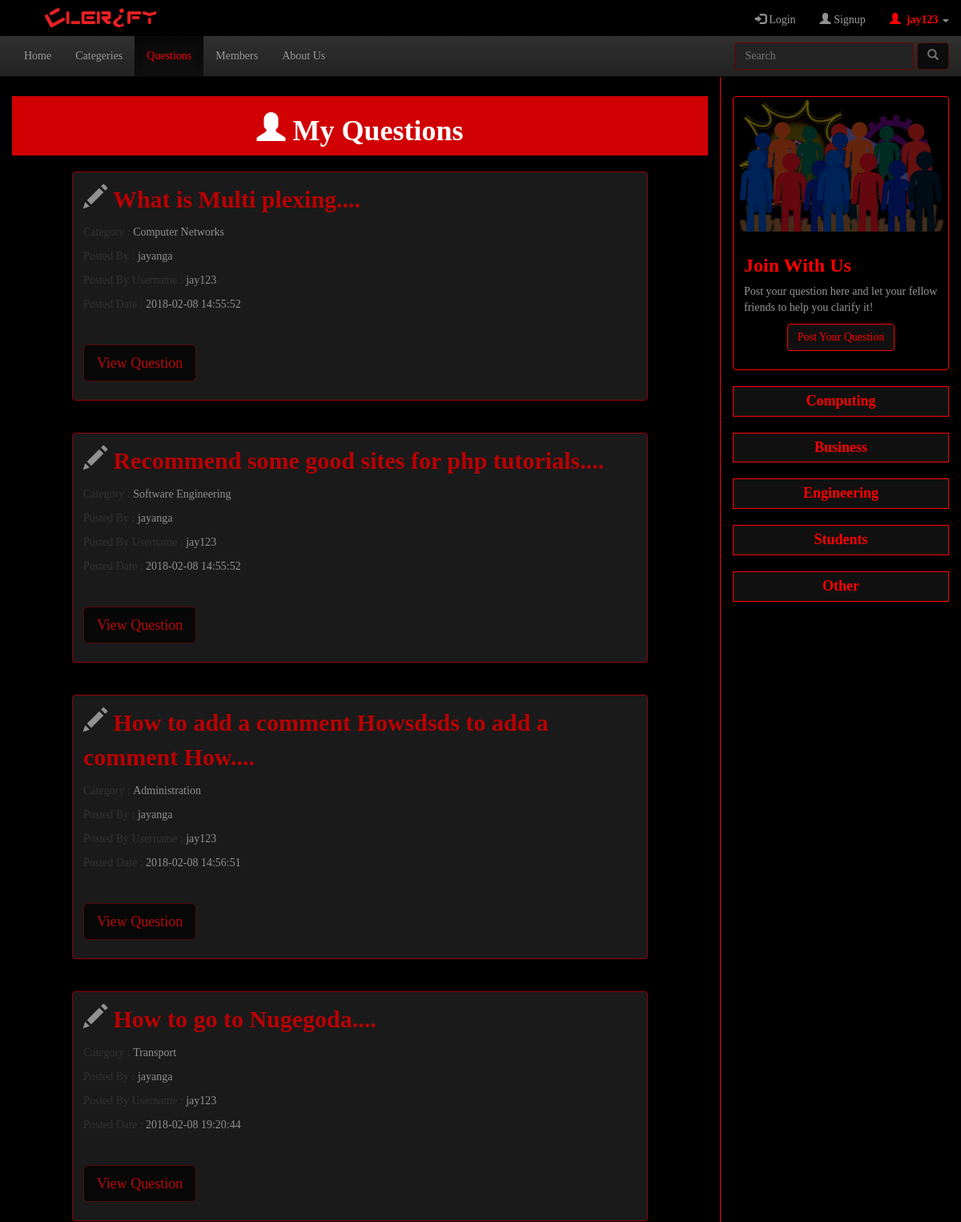
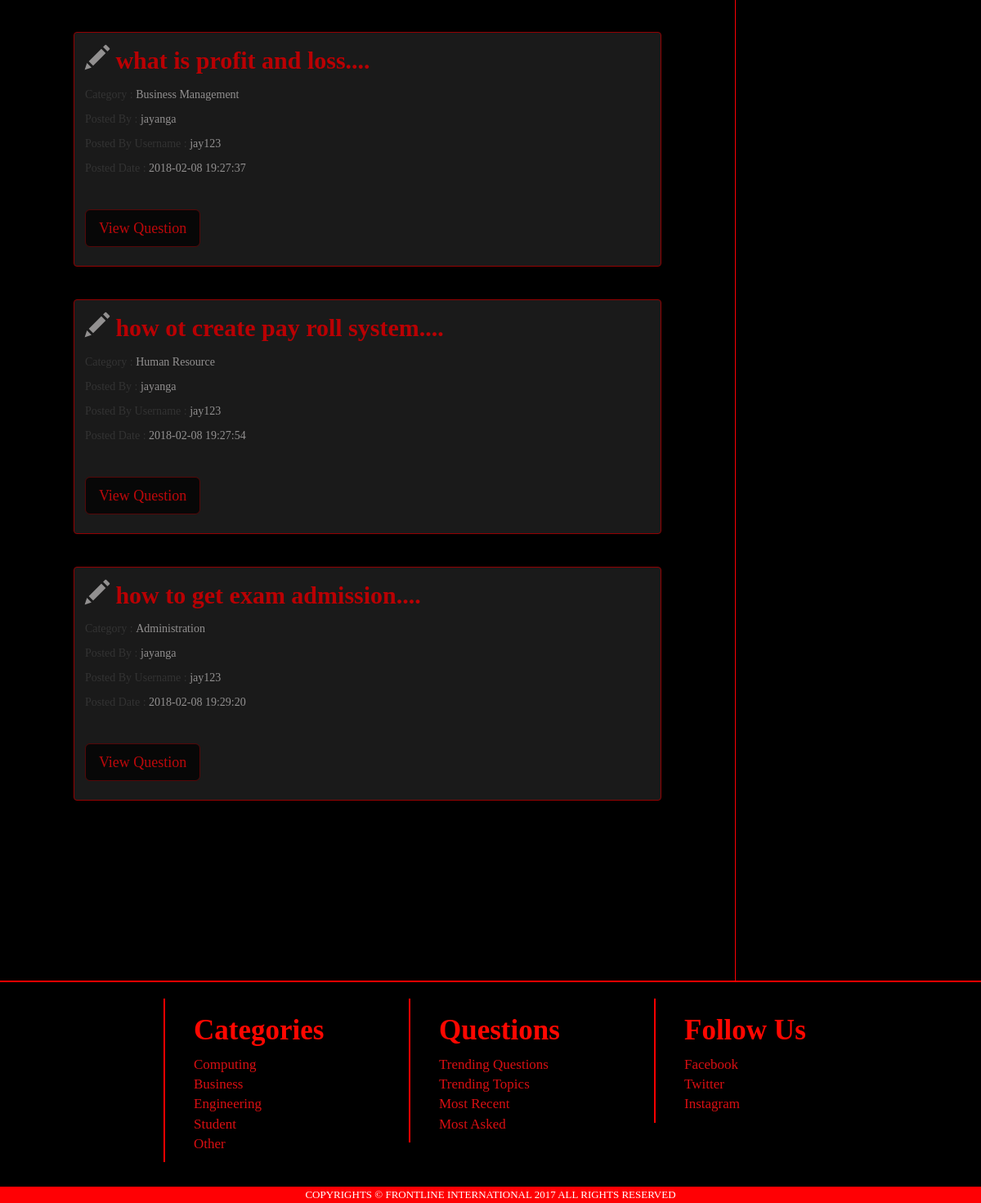
The page /myques.php (signed in) on the database its author committed (2 pictures, top to bottom).
### tables this page shows
CREATE TABLE `questions` (
  `qid` int(6) UNSIGNED NOT NULL,
  `question` varchar(1024) DEFAULT NULL,
  `category` varchar(255) DEFAULT NULL,
  `post_date` timestamp NOT NULL DEFAULT CURRENT_TIMESTAMP ON UPDATE CURRENT_TIMESTAMP,
  `mid` int(11) DEFAULT NULL,
  `mname` varchar(255) DEFAULT NULL,
  `musername` varchar(248) DEFAULT NULL
);

### myques.php (the view, shortened to what this page needs)
<?php
include 'dbh.php';
?>
<!DOCTYPE html>
<html lang="en">
  <head>
    <link href="css/bootstrap.css" rel="stylesheet">
    <link href="css/bootstrap-theme.css" rel="stylesheet">
    <link type="text/css" rel="stylesheet" href="css/header.css">
    <link type="text/css" rel="stylesheet" href="css/Slide Show.css">
    <link type="text/css" rel="stylesheet" href="css/footer.css">
    <link type="text/css" rel="stylesheet" href="css/login Singup.css">
    <link type="text/css" rel="stylesheet" href="css/mid-section.css">
   	 <link href="fonts/IndieFlower.ttf" rel="stylesheet">
  </head>
  <body bgcolor="#000000">
  		<nav class="navbar navbar-inverse navbar-fixed-top">
  		  	  <?php include"header.php" ?>
			  <div class="container-fluid">
				<div class="collapse navbar-collapse" id="bs-example-navbar-collapse-1">
				  <ul class="nav navbar-nav">
				    <li ><a href="index.php" >Home</a></li>
				 	<li><a href="Categories.php">Categeries</a></li>
					<li class="active"><a href="Questions.php" style="color: #FF0004">Questions</a></li>
					<li><a href="Members.php">Members</a></li>
					<li><a href="About.php">About Us</a></li>
				  </ul>
				   <form class="navbar-form navbar-right" method="post" action="search.php">
					<div class="form-group ">
					  <input type="text" class="form-controlx" placeholder="Search" name="search">
					</div>
					<button type="submit" class="btn btn-dangerx"><span class="glyphicon glyphicon-search"></span></button>
				  </form>
				</div>
			  </div>
			</nav>
    <div class="container-fluid">
    <div class="row" style="background-color: #000000">
        <div class="col-lg-9 col-md-9 col-sm-12 col-xs-12 " style="border-right: 1px solid #FF0004; min-height: 1800px;">
        	<div class="col-lg-12 col-md-12 col-sm-12 col-xs-12 heading "  >
   				<h1 class="text-center"><span class='glyphicon glyphicon-user' style='color:white'></span> My Questions</h1>
        	</div>
        	<div class="row">
        <?php
	if(isset($_SESSION['username'])){
			$uname=$_SESSION['username'];
			$sql="SELECT SUBSTRING(question, 1,50) AS question,category,mname,post_date,musername,qid  FROM questions where  musername='$uname'";
			$result=$conn->query($sql);
            if($result->num_rows>0){
				while($row = $result->fetch_assoc())
				{
					echo
        	'<div class="col-lg-10 col-lg-push-1 col-md-10 col-md-push-1 col-sm-12 col-xs-12" style="margin-top: 20px;" >
						<div class="thumbnail" style="background-color: #1A1A1A ; border: 1px #930002 solid">
						  <div class="caption">
							<p style="font-weight:bold; color: #B90003; font-size: 30px;" ><span class="glyphicon glyphicon-pencil"></span> '.$row["question"].'....</p>
							<p>Category : <span>'.$row["category"].'</span></p>
							<p>Posted By : <span>'.$row["mname"].'</span></p>
							<p>Posted By Username : <span>'.$row["musername"].'</span></p>
							<p>Posted Date : <span>'.$row["post_date"].'</span></p><br>
							<p>
							<form action="view ques2.php" method="Post">
							<button type="submit"" class="btn btn-dangerx btn-lg" name="view" >View Question</button>
							<input type="hidden" value="'.$row['qid'].'" name="qid">
							</form>
							</p>
						  </div>
						</div>
			</div>';
				}
			}
		   else{
			   echo " <div> 0 results </div>";
				}
	}
		 else{
			 echo'<script>alert("Please Login To Proceed");</script>';
			 echo "<div class='col-lg-12 col-md-12 col-sm-12 col-xs-12 ' ><h1 class='text-center' style='colour:white; font-size:20px;'>Please Login</h1></div>";
			}
			?>
		</div>
        	<div class="col-lg-12 col-md-12 col-sm-12 col-xs-12 " style="height: 200px">
        	</div>
        </div>
    	<div class="col-lg-3 col-md-3 hidden-sm hidden-xs sections">
			<div  style=" margin-top: 120px; ">
				  <div>
					<div class="thumbnail"  style="background-color:#000000; border:  solid 1px red; ">
					  <img src="img/search-button-imagev.png" alt="...">
					  <div class="caption">
						<h3 style="font-weight: bolder; color: red">Join With Us</h3>
						<p style=" color:#979797">Post your question here and let your fellow friends to help you clarify it!</p>
						<p class="text-center">
							<?php  if(isset($_SESSION['username'])){
								echo'<a href="What is your question.php" class="btn bg-dangerxx" role="button" >Post Your Question </a>';
								}
						  		else
						        {
								echo'<a href="#" class="btn bg-dangerxx" role="button" onClick="mydisp();" >Post Your Question </a>';
								}
						  ?>
						</p>
					  </div>
					</div>
				  </div>
			</div>
    		 <div>
    			<div class="bg-dangerxx flip text-white bold">Computing</div>
    		 </div>
    		 <div>
    			<div class="bg-dangerxx flip text-white bold">Business</div>
    		 </div>
    		 <div>
    			<div class="bg-dangerxx flip text-white bold">Engineering</div>
    		 </div>
    		 <div>
    			<div class="bg-dangerxx flip text-white bold">Students</div>
    		 </div>
    		 <div>
    			<div class="bg-dangerxx flip text-white bold">Other</div>
    		 </div>
    		</div>
    </div>
	</div>
   <?php include'Footer.php';?>
  </body>
</html>

### css/header.css (style rules this page uses)
.active a { color: #FF0004 }
.form-controlx { display: block; width: 100%; height: 34px; padding: 6px 12px; font-size: 14px; line-height: 1.42857143; color: #FF2700; background-color: #232323; background-image: none; border: 1px solid #730001; border-radius: 4px; margin-right: 20px; transition-property:border-color,margin-right, background-color; transition-duration:0.5s,0.5s,0.5s; }

### css/Slide Show.css (style rules this page uses)
.btn-dangerx { color: #FF0004; background-color: #000000; border-color: #6F0001; opacity: 0.7; transition-property:color,border-color, background-color,opacity; transition-duration:0.5s,0.5s,0.5s,0.5s; }

### css/footer.css (style rules this page uses)
span { display: inline-block; color:#929090; }

### css/mid-section.css (style rules this page uses)
.bg-dangerxx { border: #FF0004 solid 1px; background-color: #111010; color: red; transition-property:color,background-color; transition-duration:0.5s,0.5s; }
.flip { margin-top: 20px; }
.panel, .flip { display: block; padding: 5px; text-align: center; width: 100% }
.bold { align-content: center; font-size: 18px; font-weight: bolder; }
.heading { display: block; background-color: #D00003; margin-top: 120px; }
.heading h1 { font-weight: bolder; color: #FDFDFD }

### myques.php (style rules this page uses)
* { padding: 0px; margin: 0px; }
body { background-color: black; font-family: 'Indie Flower', cursive; }

### Footer.php (style rules this page uses)
* { padding: 0px; margin: 0px; }
body { background-color: black; font-family: 'Indie Flower', cursive; }

### rows shown on the page
questions: question "What is Multi plexing", category "Computer Networks", mname "jayanga", musername "jay123", post_date "2018-02-08 14:55:52"
questions: question "Recommend some good sites for php tutorials", category "Software Engineering", mname "jayanga", musername "jay123", post_date "2018-02-08 14:55:52"
questions: question "How to add a comment Howsdsds to add a comment How", category "Administration", mname "jayanga", musername "jay123", post_date "2018-02-08 14:56:51"
questions: question "How to go to Nugegoda", category "Transport", mname "jayanga", musername "jay123", post_date "2018-02-08 19:20:44"
questions: question "what is profit and loss", category "Business Management", mname "jayanga", musername "jay123", post_date "2018-02-08 19:27:37"
questions: question "how ot create pay roll system", category "Human Resource", mname "jayanga", musername "jay123", post_date "2018-02-08 19:27:54"
questions: question "how to get exam admission", category "Administration", mname "jayanga", musername "jay123", post_date "2018-02-08 19:29:20"

### other values the page prints
$_SESSION['username'] "jay123"
